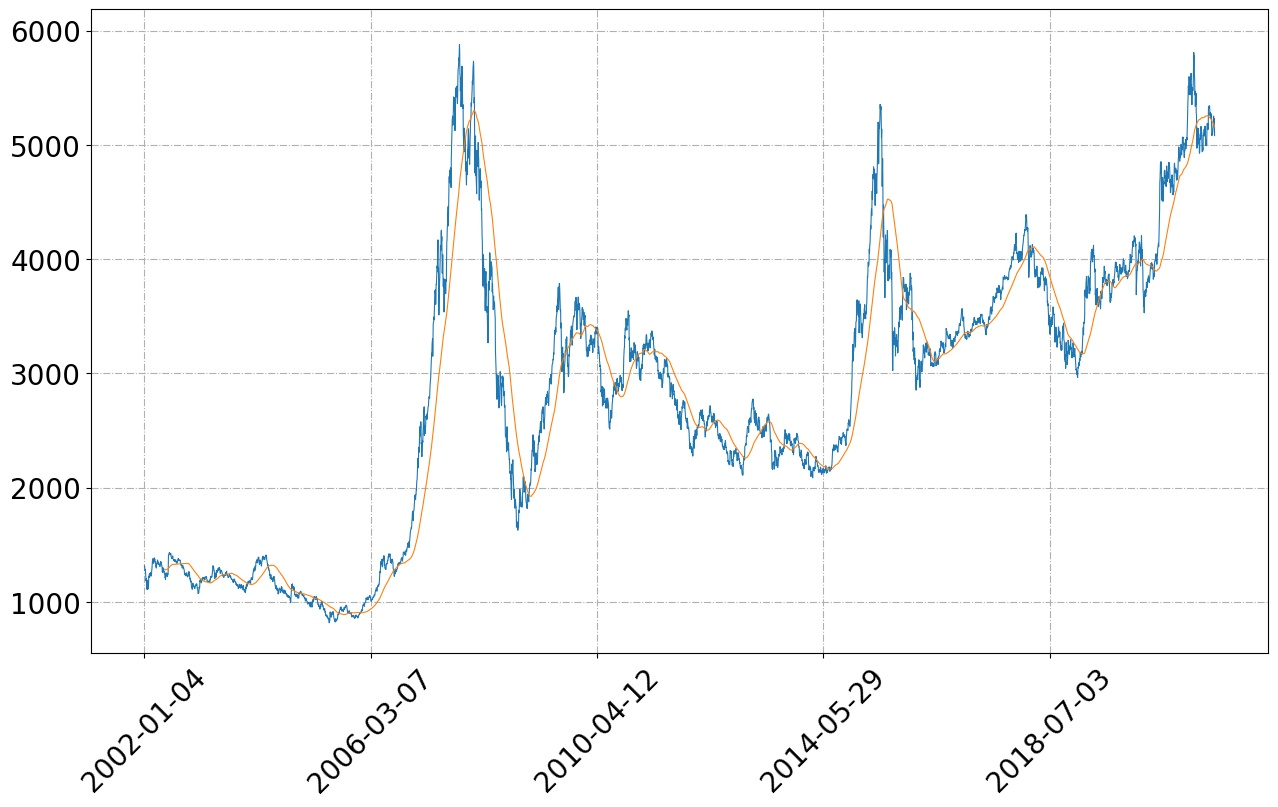

Write Python code to recreate this figure.
# @Site   :  https://github.com/pynote/investnote
# @Author :  老涂数据投研(py_invest_note)

import os.path
import pandas as pd
import matplotlib as mpl
import mplfinance as mpf
from cycler import cycler
import akshare as ak

# data
s_code = 'sh000300'
pkl_name = '{}.pkl'.format(s_code)
try:
    df = pd.read_pickle(pkl_name)
except FileNotFoundError:
    df = ak.stock_zh_index_daily(s_code)
    df.to_pickle(pkl_name)

print(df)

# plot
kwargs = dict(
    type='line',
    mav=(90,),  # 90日均线
    volume=False,  # 不显示成交量
    title='',
    ylabel='',
    ylabel_lower='',
    fontscale=2,
    figratio=(16, 9),  # 宽高比
    figscale=1.6)  # 图片大小

mc = mpf.make_marketcolors(
    up='red',
    down='green',
    edge='i',
    wick='i',
    volume='i',
    inherit=True)

s = mpf.make_mpf_style(
    gridaxis='both',
    gridstyle='-.',
    y_on_right=False,
    marketcolors=mc)

# https://matplotlib.org/stable/gallery/color/named_colors.html
mpl.rcParams['axes.prop_cycle'] = cycler(
    color=['dodgerblue', 'deeppink', 'navy', 'teal', 'maroon', 'darkorange', 'indigo'])
mpl.rcParams['lines.linewidth'] = 1
mpl.rcParams['axes.unicode_minus'] = False

mpf.plot(df,
         **kwargs,
         style=s,
         datetime_format='%Y-%m-%d',
         show_nontrading=False,
         savefig=dict(fname='{}.jpg'.format(os.path.splitext(os.path.basename(__file__))[0]), bbox_inches='tight'))
